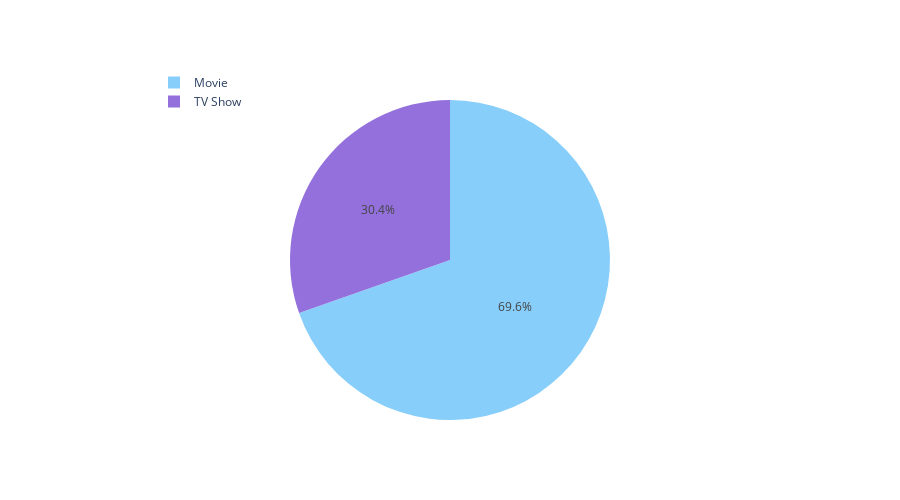

The cell this chart's notebook holds for it:
### Code cell
#Percent Distribution
ng_type = df['type'].value_counts().reset_index()
ng_type = ng_type.rename(columns = {'index':'type'})

t = go.Pie(values=ng_type['count'],labels=ng_type['type'],marker=dict(colors=['LightSkyBlue','MediumPurple']))
layout = go.Layout(height=500,legend=dict(x=0.1,y=1.1))
fig = go.Figure(data=[t],layout=layout)
iplot(fig)

### Figure 1 — Plotly figure (JSON) as saved in the notebook; plotly's stock layout.template omitted (floating-point values rounded to 4 significant figures)
{"data": [{"labels": ["Movie", "TV Show"], "marker": {"colors": ["LightSkyBlue", "MediumPurple"]}, "type": "pie", "values": [6131, 2676]}], "layout": {"height": 500, "legend": {"x": 0.1, "y": 1.1}}}
